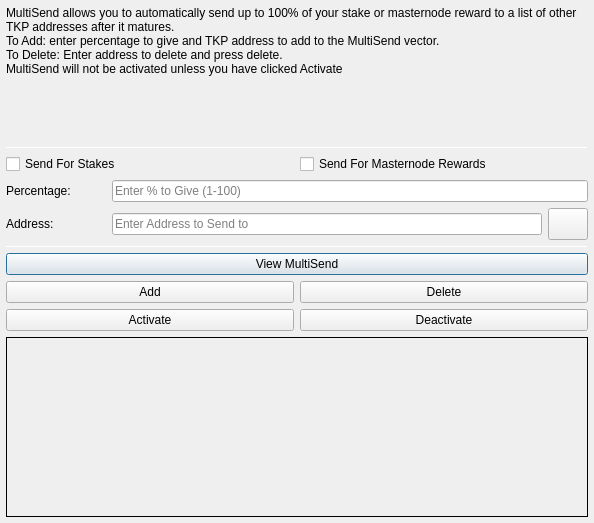
<?xml version="1.0" encoding="UTF-8"?>
<ui version="4.0">
 <class>MultiSendDialog</class>
 <widget class="QDialog" name="MultiSendDialog">
  <property name="windowModality">
   <enum>Qt::NonModal</enum>
  </property>
  <property name="geometry">
   <rect>
    <x>0</x>
    <y>0</y>
    <width>594</width>
    <height>523</height>
   </rect>
  </property>
  <property name="windowTitle">
   <string>MultiSend</string>
  </property>
  <layout class="QVBoxLayout" name="verticalLayout" stretch="0">
   <property name="leftMargin">
    <number>6</number>
   </property>
   <property name="topMargin">
    <number>6</number>
   </property>
   <property name="rightMargin">
    <number>6</number>
   </property>
   <property name="bottomMargin">
    <number>6</number>
   </property>
   <item>
    <layout class="QVBoxLayout" name="verticalLayout_Main" stretch="1,1,1,1,1,1">
     <item>
      <widget class="QLabel" name="label_2">
       <property name="lineWidth">
        <number>1</number>
       </property>
       <property name="text">
        <string>MultiSend allows you to automatically send up to 100% of your stake or masternode reward to a list of other TKP addresses after it matures.
To Add: enter percentage to give and TKP address to add to the MultiSend vector.
To Delete: Enter address to delete and press delete.
MultiSend will not be activated unless you have clicked Activate</string>
       </property>
       <property name="alignment">
        <set>Qt::AlignLeading|Qt::AlignLeft|Qt::AlignTop</set>
       </property>
       <property name="wordWrap">
        <bool>true</bool>
       </property>
      </widget>
     </item>
     <item>
      <widget class="Line" name="line">
       <property name="minimumSize">
        <size>
         <width>0</width>
         <height>1</height>
        </size>
       </property>
       <property name="maximumSize">
        <size>
         <width>16777215</width>
         <height>1</height>
        </size>
       </property>
       <property name="orientation">
        <enum>Qt::Horizontal</enum>
       </property>
      </widget>
     </item>
     <item>
      <layout class="QVBoxLayout" name="verticalLayout_Settings">
       <item>
        <layout class="QHBoxLayout" name="horizontalLayout">
         <item>
          <widget class="QCheckBox" name="multiSendStakeCheckBox">
           <property name="text">
            <string>Send For Stakes</string>
           </property>
          </widget>
         </item>
         <item>
          <widget class="QCheckBox" name="multiSendMasternodeCheckBox">
           <property name="text">
            <string>Send For Masternode Rewards</string>
           </property>
          </widget>
         </item>
        </layout>
       </item>
       <item>
        <layout class="QHBoxLayout" name="horizontalLayout_6">
         <item>
          <widget class="QLabel" name="label">
           <property name="minimumSize">
            <size>
             <width>100</width>
             <height>0</height>
            </size>
           </property>
           <property name="toolTip">
            <string>Percentage of stake to send</string>
           </property>
           <property name="text">
            <string>Percentage:</string>
           </property>
          </widget>
         </item>
         <item>
          <widget class="QLineEdit" name="multiSendPercentEdit">
           <property name="toolTip">
            <string>Enter whole numbers 1 - 100</string>
           </property>
           <property name="placeholderText">
            <string>Enter % to Give (1-100)</string>
           </property>
          </widget>
         </item>
        </layout>
       </item>
       <item>
        <layout class="QHBoxLayout" name="horizontalLayout_7">
         <item>
          <widget class="QLabel" name="label_5">
           <property name="minimumSize">
            <size>
             <width>100</width>
             <height>0</height>
            </size>
           </property>
           <property name="toolTip">
            <string>Address to send portion of stake to</string>
           </property>
           <property name="text">
            <string>Address:</string>
           </property>
          </widget>
         </item>
         <item>
          <widget class="QLineEdit" name="multiSendAddressEdit">
           <property name="toolTip">
            <string/>
           </property>
           <property name="placeholderText">
            <string>Enter Address to Send to</string>
           </property>
          </widget>
         </item>
         <item>
          <widget class="QPushButton" name="addressBookButton">
           <property name="maximumSize">
            <size>
             <width>16777215</width>
             <height>32</height>
            </size>
           </property>
           <property name="toolTip">
            <string>Choose an address from the address book</string>
           </property>
           <property name="text">
            <string/>
           </property>
           <property name="icon">
            <iconset resource="../triskelpremium.qrc">
             <normaloff>:/icons/address-book</normaloff>:/icons/address-book</iconset>
           </property>
           <property name="shortcut">
            <string>Alt+A</string>
           </property>
           <property name="autoDefault">
            <bool>false</bool>
           </property>
          </widget>
         </item>
        </layout>
       </item>
      </layout>
     </item>
     <item>
      <widget class="Line" name="line_2">
       <property name="minimumSize">
        <size>
         <width>0</width>
         <height>1</height>
        </size>
       </property>
       <property name="maximumSize">
        <size>
         <width>16777215</width>
         <height>1</height>
        </size>
       </property>
       <property name="orientation">
        <enum>Qt::Horizontal</enum>
       </property>
      </widget>
     </item>
     <item>
      <layout class="QVBoxLayout" name="verticalLayout_Buttons">
       <item>
        <layout class="QHBoxLayout" name="horizontalLayout_4">
         <item>
          <widget class="QPushButton" name="viewButton">
           <property name="toolTip">
            <string/>
           </property>
           <property name="statusTip">
            <string>View MultiSend Vector</string>
           </property>
           <property name="text">
            <string>View MultiSend</string>
           </property>
          </widget>
         </item>
        </layout>
       </item>
       <item>
        <layout class="QHBoxLayout" name="horizontalLayout_2">
         <item>
          <widget class="QPushButton" name="addButton">
           <property name="toolTip">
            <string/>
           </property>
           <property name="statusTip">
            <string>Add to MultiSend Vector</string>
           </property>
           <property name="text">
            <string>Add</string>
           </property>
          </widget>
         </item>
         <item>
          <widget class="QPushButton" name="deleteButton">
           <property name="toolTip">
            <string/>
           </property>
           <property name="statusTip">
            <string>Delete Address From MultiSend Vector</string>
           </property>
           <property name="text">
            <string>Delete</string>
           </property>
          </widget>
         </item>
        </layout>
       </item>
       <item>
        <layout class="QHBoxLayout" name="horizontalLayout_5">
         <item>
          <widget class="QPushButton" name="activateButton">
           <property name="statusTip">
            <string>Activate MultiSend</string>
           </property>
           <property name="text">
            <string>Activate</string>
           </property>
          </widget>
         </item>
         <item>
          <widget class="QPushButton" name="disableButton">
           <property name="statusTip">
            <string>Deactivate MultiSend</string>
           </property>
           <property name="text">
            <string>Deactivate</string>
           </property>
          </widget>
         </item>
        </layout>
       </item>
      </layout>
     </item>
     <item>
      <widget class="QLabel" name="message">
       <property name="minimumSize">
        <size>
         <width>0</width>
         <height>180</height>
        </size>
       </property>
       <property name="frameShape">
        <enum>QFrame::Panel</enum>
       </property>
       <property name="frameShadow">
        <enum>QFrame::Plain</enum>
       </property>
       <property name="lineWidth">
        <number>1</number>
       </property>
       <property name="midLineWidth">
        <number>1</number>
       </property>
       <property name="text">
        <string/>
       </property>
       <property name="alignment">
        <set>Qt::AlignLeading|Qt::AlignLeft|Qt::AlignTop</set>
       </property>
       <property name="wordWrap">
        <bool>true</bool>
       </property>
      </widget>
     </item>
    </layout>
   </item>
  </layout>
 </widget>
 <resources>
  <include location="../triskelpremium.qrc"/>
 </resources>
 <connections/>
</ui>
